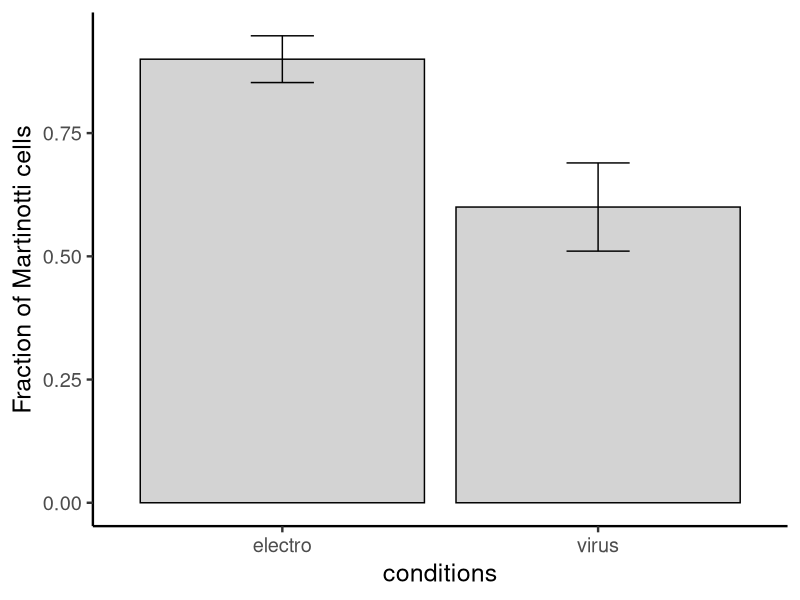

Generate this figure with R:
Data<-read.csv("2016electrovsvirus.csv", header= TRUE)


library(ggplot2)
dodge <- position_dodge(width=0.9)
limits <- aes(ymax = Freq_M + error, ymin = Freq_M- error)
gp1a <- ggplot(Data, aes(x= condition, y=Freq_M)) + 
  geom_bar(stat="identity", position=dodge, colour = "black",  fill = c("light gray")) +
  geom_errorbar (limits, position=dodge, width = 0.2)+
  theme_classic (base_size = 18) +  labs (x = 'conditions', y = 'Fraction of Martinotti cells') 


L23.df = matrix(c(36,4,18,12), nrow = 2)
fisher.test(L23.df)

